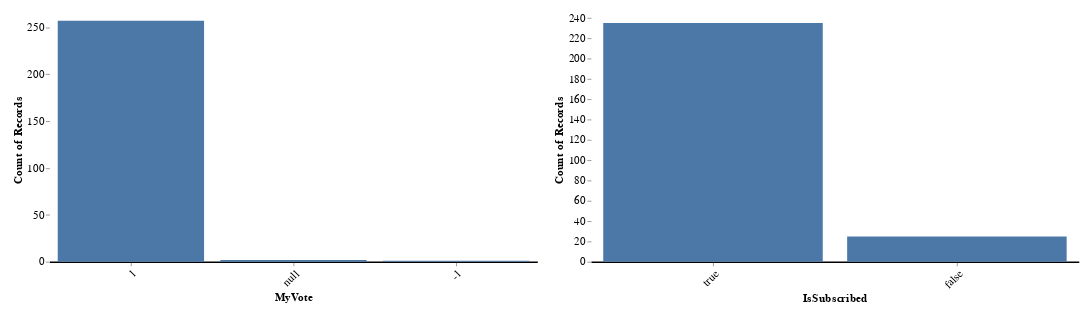

This figure's notebook cell:
### Markdown cell above
### Number of Upvotes and Downvotes and If I am Subscribed

### Code cell
# Count the number of votes
chart_vote = alt.Chart(comment_votes_df).mark_bar().encode(
    alt.X("MyVote:N", sort="-y", axis=alt.Axis(labelAngle=-45)),
    alt.Y("count()"),
    tooltip=["count()"],  # Show the count when hovering over the bar
).properties(
    width=600,
    height=300,
)

# Count the number of subscribed subs
chart_subscribed = alt.Chart(comment_votes_df).mark_bar().encode(
    alt.X("IsSubscribed:N", sort="-y", axis=alt.Axis(labelAngle=-45)),
    alt.Y("count()"),
    tooltip=["count()"],  # Show the count when hovering over the bar
).properties(
    width=600,
    height=300,
)

chart_vote.save("figures/comment_votes/altair_vote_counts.html")
chart_vote.save("figures/comment_votes/altair_vote_counts.png")
chart_subscribed.save("figures/comment_votes/altair_subscribed_counts.html")
chart_subscribed.save("figures/comment_votes/altair_subscribed_counts.png")

chart = alt.hconcat(chart_vote, chart_subscribed).configure(
    padding={"left": 15, "right": 15, "top": 15, "bottom": 15},
    title={"fontSize": 18},
).configure_view(
    stroke=None,
).configure_axisX(
    labelFontSize=14,
    titleFontSize=14,
    grid=False,  # Remove the grid
    domainWidth=2,  # Set the width of the axis line
    domainColor="#000"  # Set the color of the axis line
).configure_axisY(
    labelFontSize=14,
    titleFontSize=14,
    grid=False,  # Remove the grid
    domain=False,  # Remove the axis line
)
chart

### Figure 1 — Vega-Lite specification as saved in the notebook (floating-point values rounded to 4 significant figures; data arrays with more than 128 entries replaced by an {"elided": "..."} marker saying what was removed)
{"config": {"view": {"continuousWidth": 300, "continuousHeight": 300, "stroke": null}, "axisX": {"domainColor": "#000", "domainWidth": 2, "grid": false, "labelFontSize": 14, "titleFontSize": 14}, "axisY": {"domain": false, "grid": false, "labelFontSize": 14, "titleFontSize": 14}, "padding": {"left": 15, "right": 15, "top": 15, "bottom": 15}, "title": {"fontSize": 18}}, "hconcat": [{"mark": {"type": "bar"}, "encoding": {"tooltip": [{"aggregate": "count", "type": "quantitative"}], "x": {"axis": {"labelAngle": -45}, "field": "MyVote", "sort": "-y", "type": "nominal"}, "y": {"aggregate": "count", "type": "quantitative"}}, "height": 300, "width": 600}, {"mark": {"type": "bar"}, "encoding": {"tooltip": [{"aggregate": "count", "type": "quantitative"}], "x": {"axis": {"labelAngle": -45}, "field": "IsSubscribed", "sort": "-y", "type": "nominal"}, "y": {"aggregate": "count", "type": "quantitative"}}, "height": 300, "width": 600}], "data": {"name": "data-6c74d49db08410029c7aa0dba7c3b6bd"}, "$schema": "https://vega.github.io/schema/vega-lite/v5.15.1.json", "datasets": {"data-6c74d49db08410029c7aa0dba7c3b6bd": {"elided": "260 records"}}}
